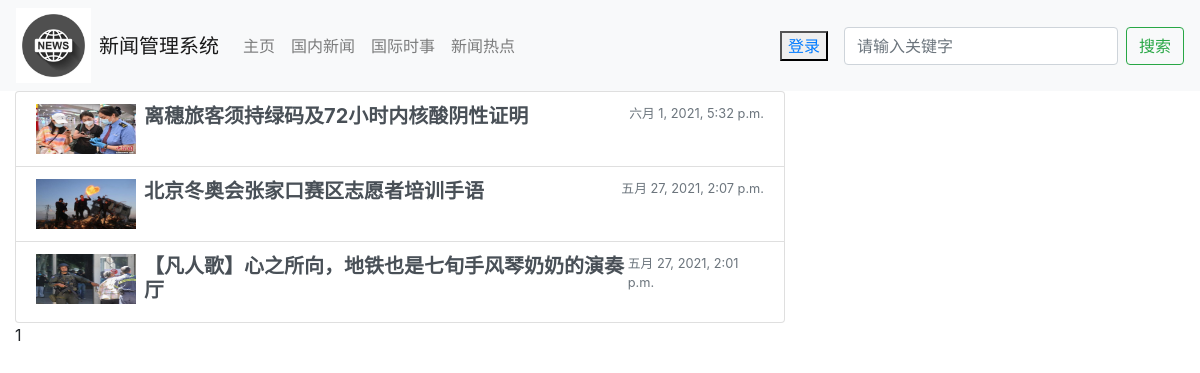
/news/hotspotnews/1, run on the app's committed database.
### news/models.py (models this page shows, shortened)
class News(models.Model):
    title = models.CharField(max_length=100, verbose_name='标题')
    slug = models.SlugField(unique_for_year='publish_data', verbose_name='描述')
    author = models.ForeignKey(MyUser, verbose_name='作者', on_delete=models.CASCADE)
    content = UEditorField(u'内容', height=400, width=600, default='', imagePath="upload/",
                           toolbars='mini', filePath='upload/', blank=True)
    status = models.CharField(max_length=2, verbose_name='状态')
    tags = models.ManyToManyField(Tag, blank=True)
    publish_data = models.DateTimeField(default=datetime.datetime.now(), verbose_name='发布日期')
    expiration_data = models.DateTimeField(blank=True, null=True, verbose_name='有效日期')
    is_active = models.BooleanField(default=True, blank=True, verbose_name='是否热门')
    pic = models.ImageField(upload_to='static/uploads', verbose_name='图片')
    class Meta:
        verbose_name = '新闻文章'
        verbose_name_plural = verbose_name

### news/views.py (the view)
# urls.py: path('hotspotnews/<int:num>', views.hotspotnews, name='hotspot'),
def hotspotnews(request,num):
    da = Tag.objects.get(slug='3')
    data = News.objects.filter(tags=da).order_by('-publish_data')
    if not len(data):
        data = False
        return render(request, 'hotspotnews.html', {'data':data})
    pageObj = Paginator(data, 10)
    perPageList = pageObj.page(num)
    begin = (num - int(math.ceil(10.0 / 2)))
    if begin < 1:
        begin = 1
    end = begin + 9
    if end > pageObj.num_pages:
        end = pageObj.num_pages
    if end <= 10:
        begin = 1
    else:
        begin = end - 9
    pageList = range(begin, end + 1)
    return render(request, 'hotspotnews.html', {"data": data, 'currentNum':num,'postList':perPageList,'pageList':pageList})

### templates/hotspotnews.html (shortened to what this page needs)
{% extends 'navicate.html' %}
{% load static %}
{% block hot %}
    text-primary disabled
{% endblock hot %}
{% block contentOther %}
    <div class="col-8">
        <div class="list-group">
            {% if not data %}
                <div class="jumbotron jumbotron-fluid">
                    <div class="container">
                        <h1 class="display-4">Not Found</h1>
                        <p class="lead">没有相关新闻</p>
                    </div>
                </div>
            {% else %}
                {% for i in postList %}
                    <a href="{% url 'news:detail' i.id %}" class="list-group-item list-group-item-action d-flex w-100">
                        <div class="mr-2">
                            <img src="/{{ MEDIA_URL }}{{ i.pic }}" width=100 height=50>
                        </div>
                        <div class="flex-fill">
                            <div class="d-flex w-100 justify-content-between">
                                <h5 class="mb-1 font-weight-bold">{{ i.title }}</h5>
                                <small class="text-muted">{{ i.publish_data}}</small>
                            </div>
                        </div>
                    </a>
                {% endfor %}
            {% endif %}
        </div>
        <nav id="page-nav">
                {% for page in pageList %}
                    {% if currentNum == page %}
                        <span class="page-number current">{{ page }}</span>
                    {% else %}
                        <a class="page-number" href="{% url 'news:hotspot' page %}">{{ page }}</a>
                    {% endif %}
                {% endfor %}
            </nav>
    </div>
{% endblock %}

### data on the page
News: pic (picture), title "离穗旅客须持绿码及72小时内核酸阴性证明", publish_data "六月 1, 2021, 5:32 p.m."
News: pic (picture), title "北京冬奥会张家口赛区志愿者培训手语", publish_data "五月 27, 2021, 2:07 p.m."
News: pic (picture), title "【凡人歌】心之所向，地铁也是七旬手风琴奶奶的演奏厅", publish_data "五月 27, 2021, 2:01 p.m."

### other printed values
{{ page }} "1"
